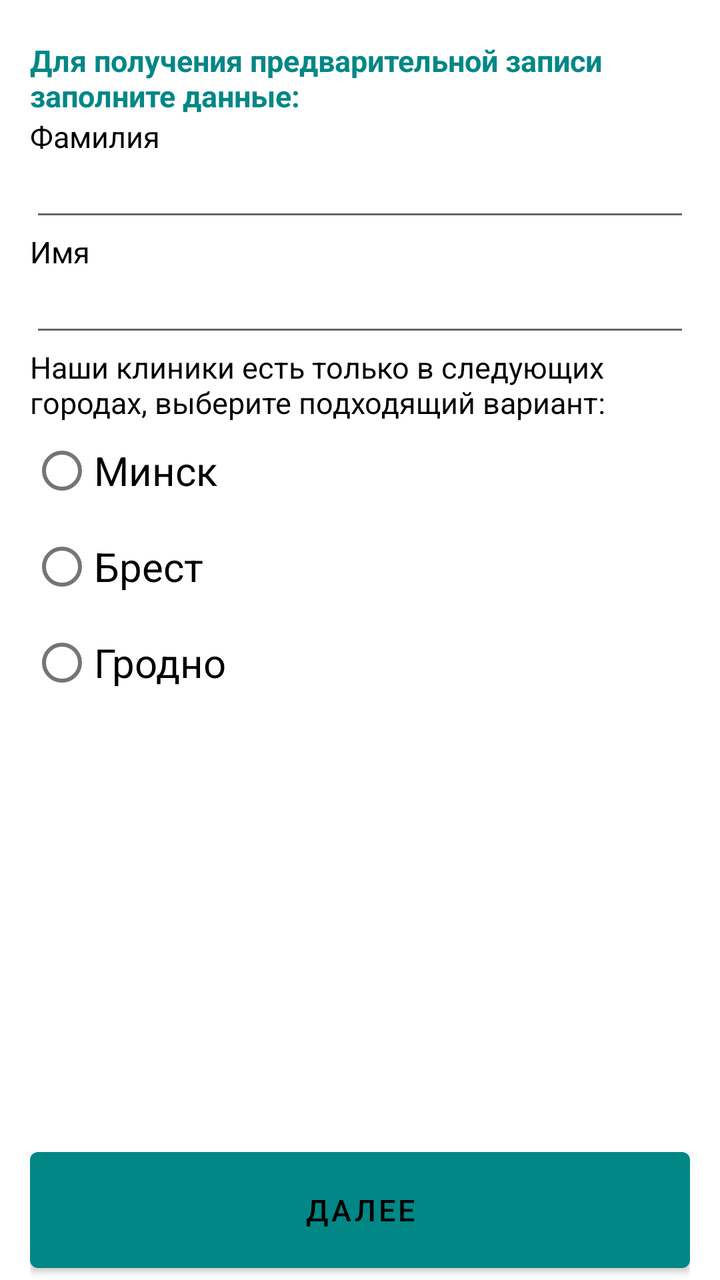
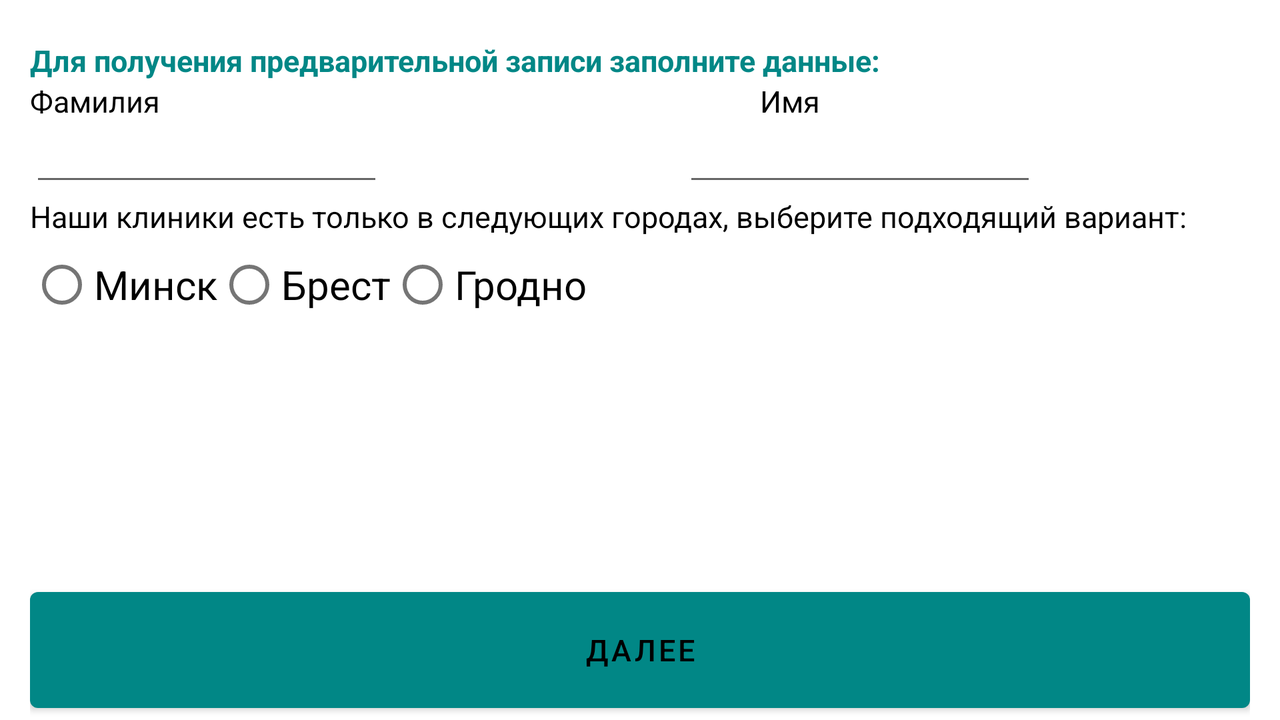

The same Android screen from two of the app's own layout files: first res/layout/ as a phone draws it, then the repository's variant for another configuration, drawn on a device whose configuration selects that folder. Both files follow.
<!-- AndroidManifest.xml: application theme Theme.Oop3 -->
<!-- res/layout/activity_main.xml -->
<?xml version="1.0" encoding="utf-8"?>
<androidx.constraintlayout.widget.ConstraintLayout xmlns:android="http://schemas.android.com/apk/res/android"
    xmlns:app="http://schemas.android.com/apk/res-auto"
    xmlns:tools="http://schemas.android.com/tools"
    android:layout_width="match_parent"
    android:layout_height="match_parent"
    tools:context=".MainActivity"
    android:background="@color/white">


    <LinearLayout
        android:layout_width="match_parent"
        android:layout_height="match_parent"
        android:orientation="vertical"
        android:paddingTop="20dp"
        android:layout_marginHorizontal="15dp"
        android:layout_marginRight="15dp">

        <TextView
            android:id="@+id/t"
            android:layout_width="match_parent"
            android:layout_height="wrap_content"
            android:text="Для получения предварительной записи заполните данные:"
            android:textColor="@color/teal_700"
            android:textStyle="bold" />

        <TextView
            android:id="@+id/textView"
            android:layout_width="match_parent"
            android:layout_height="wrap_content"
            android:text="Фамилия" />

        <EditText
            android:id="@+id/surname"
            android:layout_width="match_parent"
            android:layout_height="wrap_content"
            android:ems="10"
            android:inputType="textPersonName"
            android:text="" />

        <TextView
            android:id="@+id/textView2"
            android:layout_width="match_parent"
            android:layout_height="wrap_content"
            android:text="Имя" />

        <EditText
            android:id="@+id/name"
            android:layout_width="match_parent"
            android:layout_height="wrap_content"
            android:ems="10"
            android:inputType="textPersonName"
            android:text="" />

        <TextView
            android:id="@+id/textView3"
            android:layout_width="match_parent"
            android:layout_height="wrap_content"
            android:text="Наши клиники есть только в следующих городах, выберите подходящий вариант:" />

        <RadioGroup
            android:id="@+id/radio"
            android:layout_width="match_parent"
            android:layout_height="wrap_content"
            android:orientation="vertical"
            app:layout_constraintEnd_toEndOf="parent"
            app:layout_constraintStart_toStartOf="parent"
            app:layout_constraintTop_toBottomOf="@+id/textView">

            <RadioButton
                android:id="@+id/radioM"
                android:layout_width="wrap_content"
                android:layout_height="wrap_content"
                android:text="Минск"
                android:textColor="@color/black"
                android:textColorHint="@color/black"
                android:textSize="20sp" />

            <RadioButton
                android:id="@+id/radioB"
                android:layout_width="wrap_content"
                android:layout_height="wrap_content"
                android:text="Брест"
                android:textColor="@color/black"
                android:textSize="20sp" />

            <RadioButton
                android:id="@+id/radioG"
                android:layout_width="wrap_content"
                android:layout_height="wrap_content"
                android:text="Гродно"
                android:textColor="@color/black"
                android:textSize="20sp" />
        </RadioGroup>

        <TextView
            android:id="@+id/warn"
            android:layout_width="match_parent"
            android:layout_height="wrap_content"
            android:text="Заполните все поля!!"
            android:visibility="invisible"
            android:textAlignment="center"
            android:textColor="@color/teal_700" />
    <LinearLayout
        android:layout_width="match_parent"
        android:layout_height="wrap_content"
        android:orientation="horizontal"
        android:layout_weight="1"
        android:gravity="bottom">
        <Button
            android:id="@+id/buttonNext"
            android:layout_width="match_parent"
            android:layout_height="70dp"
            android:onClick="goto2"
            android:text="Далее" />
    </LinearLayout>
    </LinearLayout>
</androidx.constraintlayout.widget.ConstraintLayout>
<!-- resources referenced by this layout -->
<resources>
  <color name="black">#FF000000</color>
  <color name="teal_700">#FF018786</color>
  <color name="white">#FFFFFFFF</color>
  <style name="Theme.Oop3" parent="Theme.MaterialComponents.DayNight.NoActionBar">
          
          <item name="colorPrimary">@color/teal_700</item>
          <item name="colorPrimaryVariant">@color/gray</item>
          <item name="colorOnPrimary">@color/black </item>
          
          <item name="colorSecondary">@color/teal_200</item>
          <item name="colorSecondaryVariant">@color/teal_700</item>
          <item name="colorOnSecondary">@color/black</item>
          
          <item name="android:statusBarColor" tools:targetApi="l">?attr/colorPrimaryVariant</item>
          
          <item name="android:textColor"> @color/black </item>
          <item name="android:textSize"> 15dp </item>
          <item name="android:editTextColor"> @color/black </item>
          <item name="android:textViewStyle"> @color/black </item>
   </style>
  <color name="gray">#696969</color>
  <color name="teal_200">#FF03DAC5</color>
</resources>
<!-- res/layout-land/activity_main.xml (the repository's variant of the layout above) -->
<!-- drawn on the phone turned sideways -->
<?xml version="1.0" encoding="utf-8"?>
<androidx.constraintlayout.widget.ConstraintLayout xmlns:android="http://schemas.android.com/apk/res/android"
    android:layout_width="match_parent"
    android:layout_height="match_parent">
    <LinearLayout
        android:layout_width="match_parent"
        android:layout_height="match_parent"
        android:orientation="vertical"
        android:paddingTop="20dp"
        android:layout_marginHorizontal="15dp"
        android:layout_marginRight="15dp">

        <TextView
            android:id="@+id/t"
            android:layout_width="match_parent"
            android:layout_height="wrap_content"
            android:text="Для получения предварительной записи заполните данные:"
            android:textColor="@color/teal_700"
            android:textStyle="bold" />

        <LinearLayout
            android:layout_width="wrap_content"
            android:layout_height="wrap_content"
            android:orientation="horizontal">
            <TextView
                android:id="@+id/textView"
                android:layout_width="match_parent"
                android:layout_height="wrap_content"
                android:text="Фамилия" />
            <TextView
                android:id="@+id/textView2"
                android:layout_width="match_parent"
                android:layout_marginLeft="300dp"
                android:layout_height="wrap_content"
                android:text="Имя" />
        </LinearLayout>

        <LinearLayout
            android:layout_width="wrap_content"
            android:layout_height="wrap_content"
            android:orientation="horizontal">
            <EditText
                android:id="@+id/surname"
                android:layout_width="match_parent"
                android:layout_height="wrap_content"
                android:ems="10"
                android:inputType="textPersonName"
                android:text="" />

            <EditText
                android:id="@+id/name"
                android:layout_width="match_parent"
                android:layout_height="wrap_content"
                android:ems="10"
                 android:layout_marginLeft="150dp"
                android:inputType="textPersonName"
                android:text="" />
        </LinearLayout>

        <TextView
            android:id="@+id/textView3"
            android:layout_width="match_parent"
            android:layout_height="wrap_content"
            android:text="Наши клиники есть только в следующих городах, выберите подходящий вариант:" />

        <RadioGroup
            android:id="@+id/radio"
            android:layout_width="match_parent"
            android:layout_height="wrap_content"
            android:orientation="horizontal">

            <RadioButton
                android:id="@+id/radioM"
                android:layout_width="wrap_content"
                android:layout_height="wrap_content"
                android:text="Минск"
                android:textColor="@color/black"
                android:textColorHint="@color/black"
                android:textSize="20sp" />

            <RadioButton
                android:id="@+id/radioB"
                android:layout_width="wrap_content"
                android:layout_height="wrap_content"
                android:text="Брест"
                android:textColor="@color/black"
                android:textSize="20sp" />

            <RadioButton
                android:id="@+id/radioG"
                android:layout_width="wrap_content"
                android:layout_height="wrap_content"
                android:text="Гродно"
                android:textColor="@color/black"
                android:textSize="20sp" />
        </RadioGroup>

        <TextView
            android:id="@+id/warn"
            android:layout_width="match_parent"
            android:layout_height="wrap_content"
            android:text="Заполните все поля!!"
            android:visibility="invisible"
            android:textAlignment="center"
            android:textColor="@color/teal_700" />
        <LinearLayout
            android:layout_width="match_parent"
            android:layout_height="wrap_content"
            android:orientation="horizontal"
            android:layout_weight="1"
            android:gravity="bottom">
            <Button
                android:id="@+id/buttonNext"
                android:layout_width="match_parent"
                android:layout_height="70dp"
                android:onClick="goto2"
                android:text="Далее" />
        </LinearLayout>
    </LinearLayout>
</androidx.constraintlayout.widget.ConstraintLayout>
<!-- resources referenced by the variant -->
<!-- as the phone turned sideways resolves them -->
<resources>
  <color name="black">#FF000000</color>
  <color name="teal_700">#FF018786</color>
  <style name="Theme.Oop3" parent="Theme.MaterialComponents.DayNight.NoActionBar">
          
          <item name="colorPrimary">@color/teal_700</item>
          <item name="colorPrimaryVariant">@color/gray</item>
          <item name="colorOnPrimary">@color/black </item>
          
          <item name="colorSecondary">@color/teal_200</item>
          <item name="colorSecondaryVariant">@color/teal_700</item>
          <item name="colorOnSecondary">@color/black</item>
          
          <item name="android:statusBarColor" tools:targetApi="l">?attr/colorPrimaryVariant</item>
          
          <item name="android:textColor"> @color/black </item>
          <item name="android:textSize"> 15dp </item>
          <item name="android:editTextColor"> @color/black </item>
          <item name="android:textViewStyle"> @color/black </item>
   </style>
  <color name="gray">#696969</color>
  <color name="teal_200">#FF03DAC5</color>
</resources>
